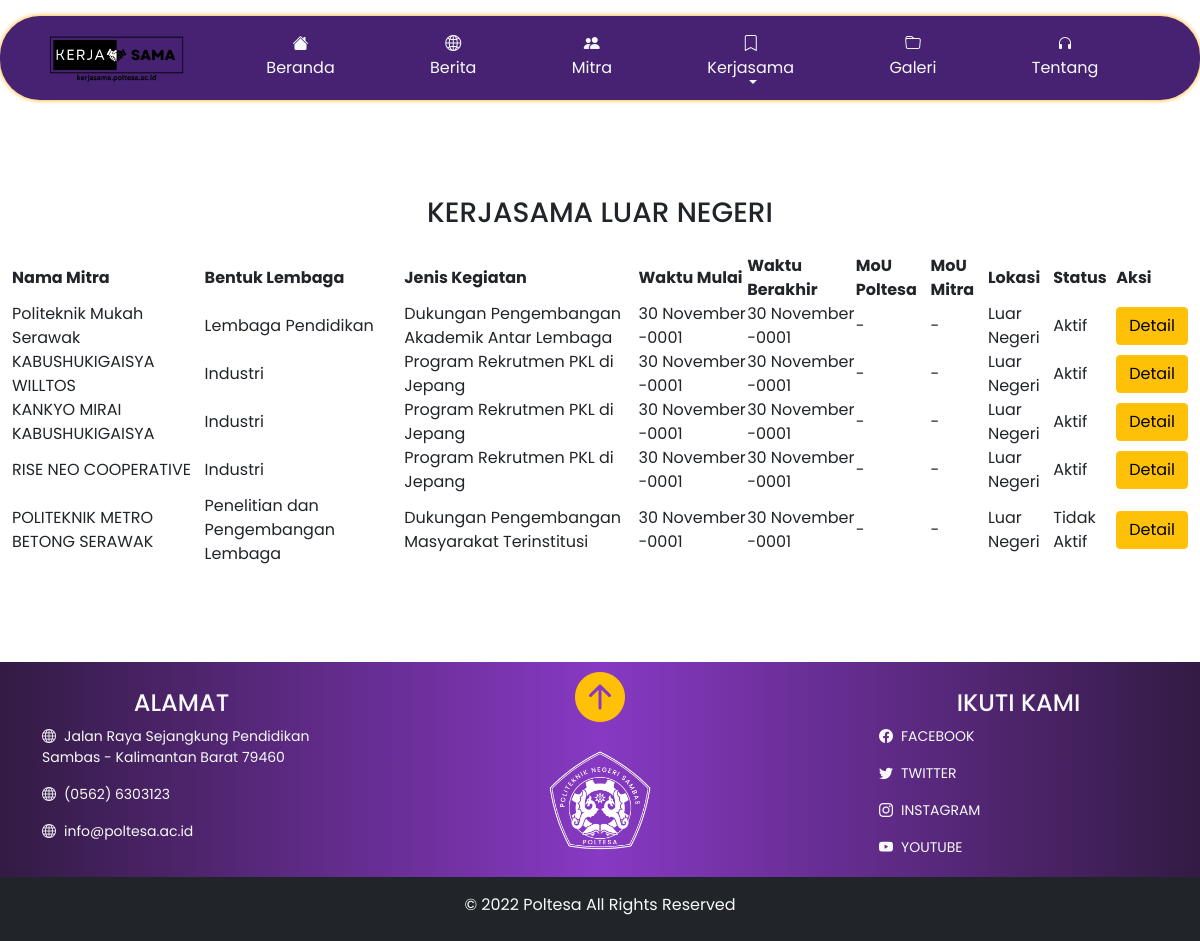
Page /kerjasama_luar.php on the committed database.
### tables this page shows
CREATE TABLE `tb_kerjasama_luar` (
  `id` int(11) NOT NULL,
  `mitra_kerjasama` varchar(100) DEFAULT NULL,
  `bentuk_lembaga` varchar(100) DEFAULT NULL,
  `jenis_kegiatan` varchar(100) DEFAULT NULL,
  `waktu_mulai` date DEFAULT NULL,
  `waktu_berakhir` date DEFAULT NULL,
  `mou_poltesa` varchar(50) DEFAULT NULL,
  `mou_mitra` varchar(50) DEFAULT NULL,
  `status` char(20) DEFAULT NULL,
  `lokasi` char(50) DEFAULT NULL
);

### kerjasama_luar.php (the view, shortened to what this page needs)
<!DOCTYPE html>
<html lang="en">
<head>
    <link href="https://cdn.jsdelivr.net/npm/bootstrap@5.0.2/dist/css/bootstrap.min.css" rel="stylesheet">
    <link rel="stylesheet" href="https://cdn.datatables.net/1.13.2/css/jquery.dataTables.min.css">
    <link rel="stylesheet" href="../assets/vendor/bootstrap-icons/bootstrap-icons.css">
</head>
<body>
    <section class="pt-3">
        <?php include "./layout/header.php" ?>
    </section>
    <section id="record" class="py-5 my-5">
        <div class="container-fluid">
            <h3 class="text-center text-uppercase mb-4">Kerjasama Luar Negeri</h3>
            <table id="dalam" class="hover stripe display cell-border compact">
                <thead>
                    <tr>
                        <th>Nama Mitra</th>
                        <th>Bentuk Lembaga</th>
                        <th>Jenis Kegiatan</th>
                        <th>Waktu Mulai</th>
                        <th>Waktu Berakhir</th>
                        <th>MoU Poltesa</th>
                        <th>MoU Mitra</th>
                        <th>Lokasi</th>
                        <th>Status</th>
                        <th>Aksi</th>
                    </tr>
                </thead>
                <tbody>
                    <?php
                    $sql   = "SELECT * FROM tb_kerjasama_luar ORDER BY id";
                    $query    = mysqli_query($koneksi, $sql);
                    while ($q = mysqli_fetch_array($query)) {
                        $id                 = $q['id'];
                        $mitra_kerjasama    = $q['mitra_kerjasama'];
                        $bentuk_lembaga     = $q['bentuk_lembaga'];
                        $jenis_kegiatan     = $q['jenis_kegiatan'];
                        $waktu_mulai        = $q['waktu_mulai'];
                        $waktu_berakhir     = $q['waktu_berakhir'];
                        $mou_poltesa        = $q['mou_poltesa'];
                        $mou_mitra          = $q['mou_mitra'];
                        $lokasi             = $q['lokasi'];
                        $status             = $q['status'];
                    ?>
                        <tr class="text-start text-wrap">
                            <td scope="row"><?php echo $mitra_kerjasama ?></td>
                            <td scope="row"><?php echo $bentuk_lembaga ?></td>
                            <td scope="row"><?php echo $jenis_kegiatan ?></td>
                            <td scope="row"><?php echo date('d F Y', strtotime($waktu_mulai)) ?></td>
                            <td scope="row"><?php echo date('d F Y', strtotime($waktu_berakhir)) ?></td>
                            <td scope="row"><?php echo $mou_poltesa ?></td>
                            <td scope="row"><?php echo $mou_mitra ?></td>
                            <td scope="row"><?php echo $lokasi ?></td>
                            <td scope="row"><?php echo $status ?></td>
                            <td class="text-center">
                                <a href="kerjasama?op=detail-internal&id=<?php echo $id ?>">
                                    <button type="button" name="detail-internal" class="col-12 btn btn-warning">Detail</button>
                                </a>
                            </td>
                        </tr>
                    <?php
                    }
                    ?>
                </tbody>
            </table>
        </div>
    </section>
    <section>
        <?php include "./layout/footer.php" ?>
    </section>
</body>
</html>

### kerjasama_luar.php (style rules this page uses)
* { margin: 0; padding: 0; box-sizing: content-box; font-family: 'Poppins', sans-serif; }

### layout/footer.php (style rules this page uses)
* { margin: 0; padding: 0; font-family: 'Poppins', sans-serif; }
html { scroll-behavior: smooth; }

### rows in the picture
tb_kerjasama_luar: mitra_kerjasama "Politeknik Mukah Serawak", bentuk_lembaga "Lembaga Pendidikan", jenis_kegiatan "Dukungan Pengembangan Akademik Antar Lembaga", waktu_mulai "30 November -0001", waktu_berakhir "30 November -0001", mou_poltesa "-", mou_mitra "-", lokasi "Luar Negeri", status "Aktif"
tb_kerjasama_luar: mitra_kerjasama "KABUSHUKIGAISYA WILLTOS", bentuk_lembaga "Industri", jenis_kegiatan "Program Rekrutmen PKL di Jepang", waktu_mulai "30 November -0001", waktu_berakhir "30 November -0001", mou_poltesa "-", mou_mitra "-", lokasi "Luar Negeri", status "Aktif"
tb_kerjasama_luar: mitra_kerjasama "KANKYO MIRAI KABUSHUKIGAISYA", bentuk_lembaga "Industri", jenis_kegiatan "Program Rekrutmen PKL di Jepang", waktu_mulai "30 November -0001", waktu_berakhir "30 November -0001", mou_poltesa "-", mou_mitra "-", lokasi "Luar Negeri", status "Aktif"
tb_kerjasama_luar: mitra_kerjasama "RISE NEO COOPERATIVE", bentuk_lembaga "Industri", jenis_kegiatan "Program Rekrutmen PKL di Jepang", waktu_mulai "30 November -0001", waktu_berakhir "30 November -0001", mou_poltesa "-", mou_mitra "-", lokasi "Luar Negeri", status "Aktif"
tb_kerjasama_luar: mitra_kerjasama "POLITEKNIK METRO BETONG SERAWAK", bentuk_lembaga "Penelitian dan Pengembangan Lembaga", jenis_kegiatan "Dukungan Pengembangan Masyarakat Terinstitusi", waktu_mulai "30 November -0001", waktu_berakhir "30 November -0001", mou_poltesa "-", mou_mitra "-", lokasi "Luar Negeri", status "Tidak Aktif"
